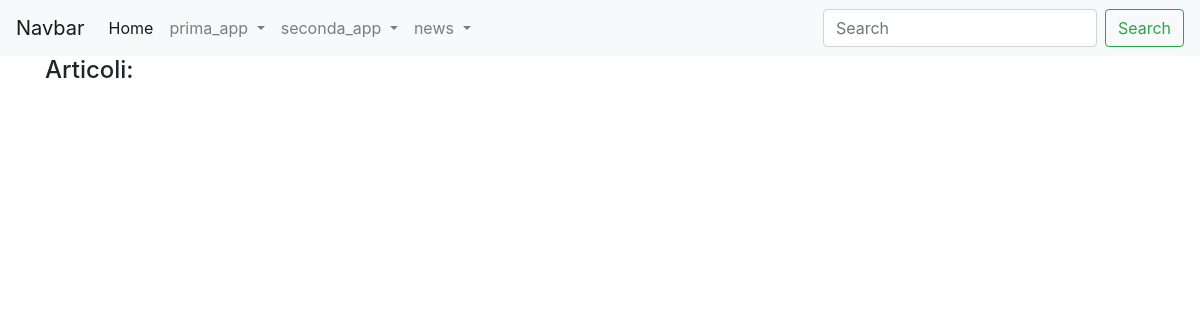
Before: /news/lista_articoli/ with the older database file.
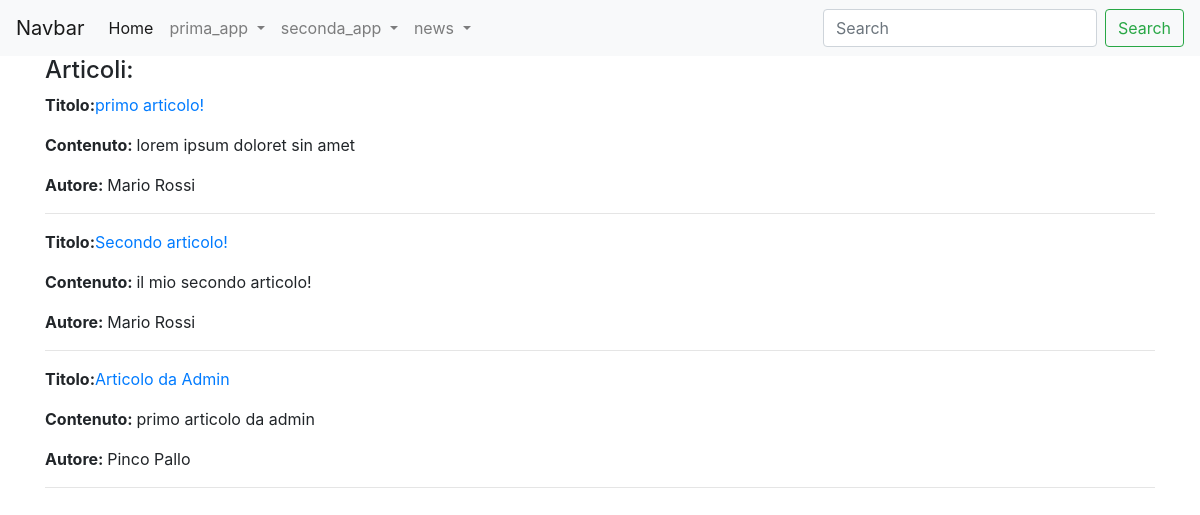
After: the same page with the newer database file.
### news/models.py (models this page shows, shortened)
class Articolo (models.Model):
    titolo= models.CharField(max_length=100)
    contenuto= models.TextField()
    giornalista= models.ForeignKey(Giornalista, on_delete=models.CASCADE, related_name="articoli")
    class Meta:
        verbose_name="Articolo"
        verbose_name_plural="Articoli"

class Giornalista(models.Model):
    nome= models.CharField(max_length=20)
    cognome= models.CharField(max_length=20)
    def __str__(self):
        return self.nome + " " + self.cognome
    class Meta:
        verbose_name="Giornalista"
        verbose_name_plural="Giornalisti"

### news/views.py (the view)
# urls.py: path("lista_articoli/", ArticoloListView.as_view(), name="lista_articoli"),
class ArticoloListView(ListView):
    model = Articolo
    template_name = "lista_articoli.html"
    def get_context_data(self, **kwargs):
        context = super().get_context_data(**kwargs)
        context["articoli"] = Articolo.objects.all()
        return context

### news/templates/lista_articoli.html (shortened to what this page needs)
{% extends 'base.html' %}
{% block content %}
    <h4>Articoli:</h4>
    {% for articolo in articoli %}
        <p><strong>Titolo:</strong><a href="/news/articoli/{{ articolo.id}}">{{ articolo.titolo }}</a></p>
        <p><strong>Contenuto: </strong>{{ articolo.contenuto }}</p>
        <p><strong>Autore: </strong>{{ articolo.giornalista }}</p>
        <hr>
    {% endfor %}
{% endblock content %}

### templates/base.html (shortened to what this page needs)
{%load static%}
<html lang="en">
  <head>
    <link rel="stylesheet" href="https://cdn.jsdelivr.net/npm/bootstrap@4.5.3/dist/css/bootstrap.min.css">
  </head>
  <body>
    {% block navbar %}
    <nav class="navbar navbar-expand-lg navbar-light bg-light">
        <a class="navbar-brand" href="#">Navbar</a>
        <div class="collapse navbar-collapse" id="navbarSupportedContent">
          <ul class="navbar-nav mr-auto">
            <li class="nav-item active">
              <a class="nav-link" href="#">Home <span class="sr-only">(current)</span></a>
            </li>
            <li class="nav-item dropdown">
              <a class="nav-link dropdown-toggle" href="#" id="navbarDropdown" role="button" data-toggle="dropdown" aria-haspopup="true" aria-expanded="false">
                prima_app
              </a>
            </li>
            <li class="nav-item dropdown">
              <a class="nav-link dropdown-toggle" href="#" id="navbarDropdown" role="button" data-toggle="dropdown" aria-haspopup="true" aria-expanded="false">
                seconda_app
              </a>
            </li>
            <li class="nav-item dropdown">
              <a class="nav-link dropdown-toggle" href="#" id="navbarDropdown" role="button" data-toggle="dropdown" aria-haspopup="true" aria-expanded="false">
                news
              </a>
            </li>
          </ul>
          <form class="form-inline my-2 my-lg-0">
            <input class="form-control mr-sm-2" type="search" placeholder="Search" aria-label="Search">
            <button class="btn btn-outline-success my-2 my-sm-0" type="submit">Search</button>
          </form>
        </div>
      </nav>
    {% endblock navbar %}
    <div class='container'>
    {%block content%}
    {%endblock content%}
    </div>
  </body>
</html>

Changed rows visible on the page:
added Articolo: titolo "primo articolo!", contenuto "lorem ipsum doloret sin amet", giornalista "Mario Rossi"
added Articolo: titolo "Secondo articolo!", contenuto "il mio secondo articolo!", giornalista "Mario Rossi"
added Articolo: titolo "Articolo da Admin", contenuto "primo articolo da admin", giornalista "Pinco Pallo"
